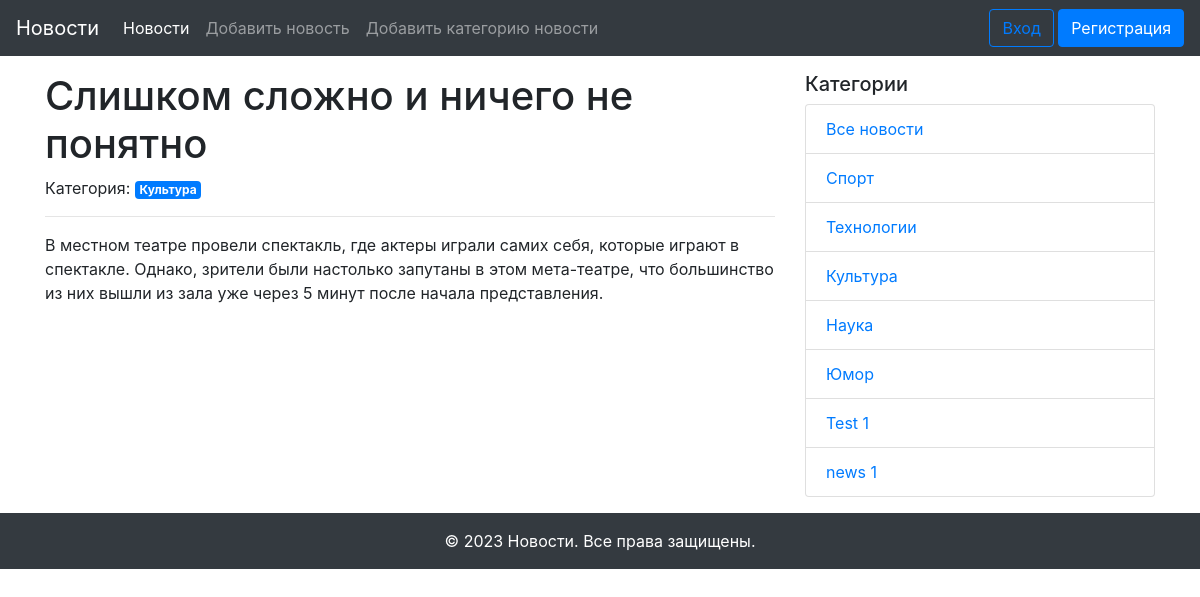
The page /news_detail/1 on the database its author committed.
### models.py (models this page shows, shortened)
class News(db.Model):
    id = db.Column(db.Integer, primary_key=True)
    title = db.Column(db.String(255), unique=True, nullable=False)
    text = db.Column(db.Text, nullable=False)
    created_date = db.Column(db.DateTime, default=datetime.now())
    category_id = db.Column(db.Integer, db.ForeignKey('category.id'), nullable=True)
    category = db.relationship('Category', back_populates='news')
    user_id = db.Column(db.Integer, db.ForeignKey('user.id'))
    user = db.relationship('User', back_populates='news')

class Category(db.Model):
    id = db.Column(db.Integer, primary_key=True)
    title = db.Column(db.String(255), nullable=False)
    news = db.relationship('News', back_populates='category')

### views.py (the view)
@app.route("/news_detail/<int:id>")
def news_detail(id):
    news_detail = News.query.get(id)
    categories = Category.query.all()
    return render_template('news_detail.html',
                           news=news_detail,
                           categories=categories)

### templates/news_detail.html (shortened to what this page needs)
{% extends "base.html" %}
{% block content %}
<h1>{{ news.title }}</h1>
{% if news.category %}
<span>Категория: <a href="{{ url_for('news_in_category', id=news.category.id) }}" class="badge badge-primary">{{ news.category.title }}</a></span>
{% endif %}
<hr>
<p>{{ news.text }}</p>
{% endblock content %}

### templates/side_navigation.html
<div class="col-md-4">
    <h5>Категории</h5>
    <ul class="list-group">
        <li class="list-group-item"><a href="{{ url_for('index') }}">Все новости</a></li>
        {% for category in categories %}
        <li class="list-group-item"><a href="{{ url_for('news_in_category', id=category.id) }}">{{ category.title }}</a>
        </li>
        {% endfor %}
    </ul>
</div>

### rows shown on the page
News: title "Слишком сложно и ничего не понятно", text "В местном театре провели спектакль, где актеры играли самих себя, которые играют в спектакле. Однако, зрители были настолько запутаны в этом мета-театре, что большинство из них вышли из зала уже через 5 минут после начала представления."
Category: category "Культура", title "Культура"
Category: title "Спорт"
Category: title "Технологии"
Category: title "Наука"
Category: title "Юмор"
Category: title "Test 1"
Category: title "news 1"
